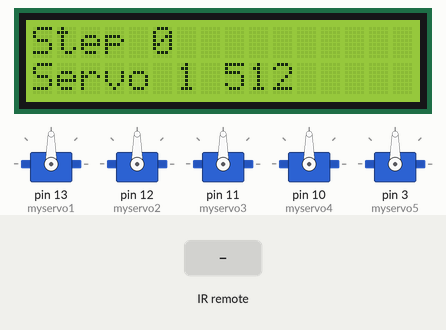
Recording of a sketch running on a simulated Arduino Mega 2560, built with avr-gcc and run on an emulated ATmega2560. Parts: 5 × servo, 16×2 character LCD. Wiring (inferred from the names in the program): IR receiver: data pin 2. The inputs (shaded band) are chosen by the test bench. What the sketch prints to the serial monitor is not drawn.

Above: at 1.2 s.
1.3 s: infrared code 0x40 received
At 2.2 s:
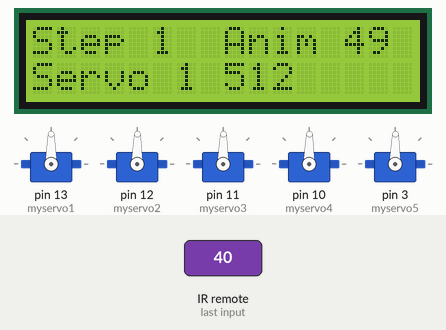
3.0 s: infrared code 0x44 received
At 3.5 s:
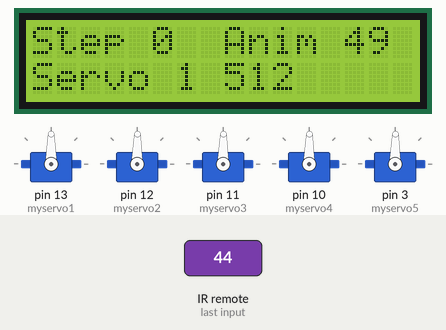
Timing chart, 0 to 6.0 s (numbered marks = the images above; inputs shaded):
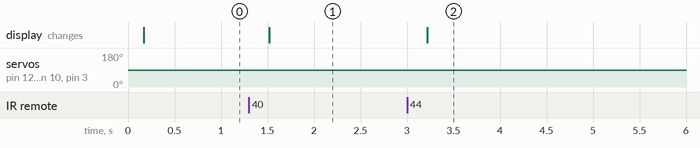

Measured:
- after the input at 1.3 s, servo on pin 12 (myservo2), servo on pin 11 (myservo3), servo on pin 10 (myservo4), servo on pin 3 (myservo5): 90° → 89° after 0.11 s; the display: changes after 0.22 s (image 1)
- after the input at 3.0 s, the display: changes after 0.22 s (image 2)

The sketch:

Micro_servo_robo_LCD_IR_v3.ino
```cpp
/*
Created By: Ben-Tommy Eriksen
Created On: 2012-11-10
Website / More Infomation: http://www.nornet.no/arduino/
Email: ben@nornet.no

Some code by:
Created By: Samleong
Created On: 2011-9-17
Website / More Infomation: http://www.b2cqshop.com
Email: b2cqshop@gmail.com

Made for:
Arduino 0023 software
Arduino Mega 2560
Serial LCD 1602
IR remodecontroll
Servo shild V5

Attaches the servo 1 on pin 4 to the servo object
Attaches the servo 2 on pin 5 to the servo object
Attaches the servo 3 on pin 6 to the servo object
Attaches the servo 4 on pin 7 to the servo object
Attaches the servo 5 on pin 8 to the servo object

Infrared receiver Pin 23

LCD SLC pin 21
LCD SDA pin 20

*/

#include <Wire.h>

#include <LiquidCrystal.h>

boolean running = false;

long previousMillis = 0;        // will store last time LED was updated

// the follow variables is a long because the time, measured in miliseconds,
// will quickly become a bigger number than can be stored in an int.
long interval = 1000;           // interval at which to blink (milliseconds)

#include <Servo.h>

Servo myservo1;  // create servo object to control a servo
Servo myservo2;  // create servo object to control a servo
Servo myservo3;  // create servo object to control a servo
Servo myservo4;  // create servo object to control a servo
Servo myservo5;  // create servo object to control a servo

#define IR_IN  2  //Infrared receiver Pin

int MenyValg = 0;
int MenyValgOld = 1;
int ServoValg = 1;
int ServoValgOld = 1;
int ServoValue = 512;
int MenyValgAntall = 15; // Antall poster i Preference arr
int MenyHigh = 0;

char* PreferenceText[] = {"Robot 1","Robot 2","Robot 3","Robot 4","Robot 5","Robot 6","Robot 7","Robot 8",};
int PreferenceValue[] = {1,1000,1,0};
int PreferenceValueOld[] = {0,0,0,1};
int PreferenceValueMin[] = {0,100,1,0};
int PreferenceValueMax[] = {1,10000,20,1};
int PreferenceValueInc[] = {1,100,1,1};

int Servo1Value[] = {512,512,512,512,512,512,512,512,512,512,512,512,512,512,512,512};
int Servo2Value[] = {512,512,512,512,512,512,512,512,512,512,512,512,512,512,512,512};
int Servo3Value[] = {512,512,512,512,512,512,512,512,512,512,512,512,512,512,512,512};
int Servo4Value[] = {512,512,512,512,512,512,512,512,512,512,512,512,512,512,512,512};
int Servo5Value[] = {512,512,512,512,512,512,512,512,512,512,512,512,512,512,512,512};

int Servo1ValueNew = 512;
int Servo2ValueNew = 512;
int Servo3ValueNew = 512;
int Servo4ValueNew = 512;
int Servo5ValueNew = 512;

int Servo1ValueOld = 512;
int Servo2ValueOld = 512;
int Servo3ValueOld = 512;
int Servo4ValueOld = 512;
int Servo5ValueOld = 512;

int aminStep = 50;
int a = 0;

int PreferenceTallVerdier[] = {1,0,0,1};
char* PreferencePrefix[] = {" (1=start 0=stopp)"," steps/m sek"," steps/interval"};
char* PreferenceVerdier[] = {"Off","On"};

int Pulse_Width=0;//Storage width
int adr_code=0x00;// User-coded values
char comL_code=0x00;//Command code
char comH_code=0x00;//Anti-code command

LiquidCrystal lcd(8, 9, 4, 5, 6, 7);   // set the LCD address to 0x27 for a 20 chars and 4 line display


void setup()
{
  unsigned char i;
  pinMode(IR_IN,INPUT);//Set the infrared receiver input pin

  // start serial port at 9600 bps:
  Serial.begin(9600);

  myservo1.attach(13);  // attaches the servo 1 on pin 4 to the servo object
  myservo2.attach(12);  // attaches the servo 2 on pin 5 to the servo object
  myservo3.attach(11);  // attaches the servo 3 on pin 6 to the servo object
  myservo4.attach(10);  // attaches the servo 4 on pin 7 to the servo object
  myservo5.attach(3);  // attaches the servo 5 on pin 8 to the servo object

  lcd.begin(16, 2);
  lcd.clear();
  lcd.setCursor(0, 0);
  lcd.print("ARDUINO");

  lcd.setCursor(0, 1);
  lcd.print("booting");

  timer1_init();//Timer initialization
}
void loop()
{
    if (running == true) {
      MenyValg++;
      if (MenyValg>MenyHigh) {MenyValg = 0;}
      SetServoStepAnim();


    }
    remote_decode();  //Decoding
    remote_deal();   //Perform decoding results

    MenuCase();

    MenuLCD();
    ServoLCD();

    //SerialStatus();

    unsigned long currentMillis = millis();
    if(currentMillis - previousMillis > PreferenceValue[1]) {
      // save the last time you blinked the LED
      previousMillis = currentMillis;

      if (PreferenceValue[0] == 1) {
        digitalWrite(13, HIGH);

        if (MenyValg == 0) {
          lcd.setCursor(12, 0);
        }
        delay(50);
        digitalWrite(13, LOW);
      }
    }
}

void SerialStatus() {
  Serial.print("0-");
  Serial.print(Servo1Value[0]);
  Serial.print("-");
  Serial.print(Servo2Value[0]);
  Serial.print("-");
  Serial.print(Servo3Value[0]);
  Serial.print("-");
  Serial.print(Servo4Value[0]);
  Serial.print("-");
  Serial.println(Servo5Value[0]);
  Serial.print("1-");
  Serial.print(Servo1Value[1]);
  Serial.print("-");
  Serial.print(Servo2Value[1]);
  Serial.print("-");
  Serial.print(Servo3Value[1]);
  Serial.print("-");
  Serial.print(Servo4Value[1]);
  Serial.print("-");
  Serial.println(Servo5Value[1]);
}

void MenuLCD() {
  lcd.setCursor(0, 0);
  lcd.print("Step   ");
  lcd.setCursor(5, 0);
  lcd.print(MenyValg);
}

void AnimatioLCD(int a2) {
  lcd.setCursor(8, 0);
  lcd.print("Anim   ");
  lcd.setCursor(13, 0);
  lcd.print(a2);
}

void ServoLCD() {
  lcd.setCursor(0, 1);
  lcd.print("Servo   ");
  lcd.setCursor(6, 1);
  lcd.print(ServoValg);
  lcd.setCursor(8, 1);
  lcd.print("    ");
  lcd.setCursor(8, 1);
  LoadServoValue();
  lcd.print(ServoValue);

}

int LoadServoValue() {
  if (MenyValg>MenyHigh) {// Copy last step position
    Servo1Value[MenyValg] = Servo1Value[MenyHigh];
    Servo2Value[MenyValg] = Servo2Value[MenyHigh];
    Servo3Value[MenyValg] = Servo3Value[MenyHigh];
    Servo4Value[MenyValg] = Servo4Value[MenyHigh];
    Servo5Value[MenyValg] = Servo5Value[MenyHigh];
    MenyHigh = MenyValg;

  }

  switch (ServoValg) {

    case 1:
      ServoValue = Servo1Value[MenyValg];
      break;
    case 2:
      ServoValue = Servo2Value[MenyValg];
      break;
    case 3:
      ServoValue = Servo3Value[MenyValg];
      break;
    case 4:
      ServoValue = Servo4Value[MenyValg];
      break;
    case 5:
      ServoValue = Servo5Value[MenyValg];
      break;
  }

}

void SetServoStepAnim() {
    ServoLCD();
    for (a = 0; a < aminStep; a++) {
      ServoValue = map(a, 0, aminStep, Servo1ValueOld, Servo1Value[MenyValg]);
      ServoValue = map(ServoValue, 0, 1023, 179, 0);
      myservo1.write(ServoValue);


      ServoValue = map(a, 0, aminStep, Servo2ValueOld, Servo2Value[MenyValg]);
      ServoValue = map(ServoValue, 0, 1023, 0, 179);
      myservo2.write(ServoValue);


      ServoValue = map(a, 0, aminStep, Servo3ValueOld, Servo3Value[MenyValg]);
      ServoValue = map(ServoValue, 0, 1023, 0, 179);
      myservo3.write(ServoValue);


      ServoValue = map(a, 0, aminStep, Servo4ValueOld, Servo4Value[MenyValg]);
      ServoValue = map(ServoValue, 0, 1023, 0, 179);
      myservo4.write(ServoValue);


      ServoValue = map(a, 0, aminStep, Servo5ValueOld, Servo5Value[MenyValg]);
      ServoValue = map(ServoValue, 0, 1023, 0, 179);
      myservo5.write(ServoValue);

      AnimatioLCD(a);


    }

    Servo1ValueOld = Servo1Value[MenyValg];
    Servo2ValueOld = Servo2Value[MenyValg];
    Servo3ValueOld = Servo3Value[MenyValg];
    Servo4ValueOld = Servo4Value[MenyValg];
    Servo5ValueOld = Servo5Value[MenyValg];


}

int SaveServoValue() {
  switch (ServoValg) {

    case 1:
      Servo1Value[MenyValg] = ServoValue;
      Servo1ValueOld = ServoValue;
      break;
    case 2:
      Servo2Value[MenyValg] = ServoValue;
      Servo2ValueOld = ServoValue;
      break;
    case 3:
      Servo3Value[MenyValg] = ServoValue;
      Servo3ValueOld = ServoValue;
      break;
    case 4:
      Servo4Value[MenyValg] = ServoValue;
      Servo4ValueOld = ServoValue;
      break;
    case 5:
      Servo5Value[MenyValg] = ServoValue;
      Servo5ValueOld = ServoValue;
      break;
  }
}

void SetServoStepPos() {
    ServoValue = map(Servo1Value[MenyValg], 0, 1023, 179, 0);
    myservo1.write(ServoValue);

    ServoValue = map(Servo2Value[MenyValg], 0, 1023, 0, 179);
    myservo2.write(ServoValue);

    ServoValue = map(Servo3Value[MenyValg], 0, 1023, 0, 179);
    myservo3.write(ServoValue);

    ServoValue = map(Servo4Value[MenyValg], 0, 1023, 0, 179);
    myservo4.write(ServoValue);

    ServoValue = map(Servo5Value[MenyValg], 0, 1023, 0, 179);
    myservo5.write(ServoValue);

}


void MenuCase() {
  switch (comL_code) {
      case 64: // Buttom >>|
        LoadServoValue();
        MenyValg++;
        MenuLCD();
        SetServoStepAnim();
        SerialStatus();
        if (MenyValg>MenyValgAntall) {MenyValg = MenyValgAntall;}

        break;

      case 68: // Buttom |<<
        LoadServoValue();
        MenyValg--;
        MenuLCD();
        SetServoStepAnim();
        SerialStatus();
        if (MenyValg<0) {MenyValg = 0;}
        break;


      case 13: // Buttom Enter
        MenyValg = 0;
        break;

      case 70: // Buttom Meny

        break;

      case 67: // Start
        running = true;
        break;

      case 69: // Stopp
        running = false;
        break;


      case 22: //Butom  0

        break;

      case 12: //Butom  1
        ServoValg = 1;
        break;

      case 24: //Butom  2
        ServoValg = 2;
        break;

      case 94: //Butom  3
        ServoValg = 3;
        break;

      case 8: //Butom  4
        ServoValg = 4;
        break;

      case 28: //Butom  5
        ServoValg = 5;
        break;

      case 7: //Butom  -
        LoadServoValue();
        ServoValue = ServoValue - 8;
        if (ServoValue<0) {ServoValue = 0;}
        SaveServoValue();
        SetServoStepPos();
        break;

      case 21: //Butom  +
        LoadServoValue();
        ServoValue = ServoValue + 8;
        if (ServoValue>1023) {ServoValue = 1023;}
        SaveServoValue();
        SetServoStepPos();
        break;

    }
}

void timer1_init(void)//Timer initialization function
{
  TCCR1A = 0X00;
  TCCR1B = 0X05;//To the timer clock source
  TCCR1C = 0X00;
  TCNT1 = 0X00;
  TIMSK1 = 0X00;	//Disable timer overflow interrupt
}
void remote_deal(void)//The results of the implementation of decoding function
{
      //Show Data
      if(adr_code!=0XFF)
      {
        Serial.print("the Address Code is : ");
        Serial.println(adr_code, HEX);//Hexadecimal display
        Serial.print("the Command code is : ");
        Serial.println(comL_code, DEC);//Hexadecimal display
      }
}
char logic_value()//Determine the logic value "0" and "1" Functions
{
  TCNT1 = 0X00;
  while(!(digitalRead(IR_IN))); //Low wait
  Pulse_Width=TCNT1;
  TCNT1=0;
  if(Pulse_Width>=7&&Pulse_Width<=10)//Low 560us
  {
    while(digitalRead(IR_IN));//Is waiting for another job
    Pulse_Width=TCNT1;
    TCNT1=0;
    if(Pulse_Width>=7&&Pulse_Width<=10)//Then high 560us
      return 0;
    else if(Pulse_Width>=25&&Pulse_Width<=27) //Then high 1.7ms
      return 1;
  }
  return -1;
}
void pulse_deal()//Receiver address code and command code pulse function
{
  int i;
  int j;
  adr_code=0x00;// Clear
  comL_code=0x00;// Clear
  comH_code=0x00;// Clear

  //Parsing remote code value in the user code
  for(i = 0 ; i < 16; i++)
  {
    if(logic_value() == 1) //if 1
        adr_code |= (1<<i);//Save value
  }
  //Parsing code in the remote control command codes
  for(i = 0 ; i < 8; i++)
  {
    if(logic_value() == 1) //if 1
      comL_code |= (1<<i);//Save value
  }
  //Parsing code in the remote control command codes counter code
  for(j = 0 ; j < 8; j++)
  {
    if(logic_value() == 1) //if 1
        comH_code |= (1<<j);//Save value
  }
}
void remote_decode(void)//Decoding function
{
  TCNT1=0X00;
  while(digitalRead(IR_IN))//if high then waiting
  {
    if(TCNT1>=1563)  //When the high lasts longer than 100ms, that no button is pressed at this time
    {
      adr_code=0x00ff;// User-coded values
      comL_code=0x00;//Key code value of the previous byte
      comH_code=0x00;//After a byte key code value
      return;
    }
  }

  //If the high does not last more than 100ms
  TCNT1=0X00;

  while(!(digitalRead(IR_IN))); //Low wait
  Pulse_Width=TCNT1;
  TCNT1=0;
  if(Pulse_Width>=140&&Pulse_Width<=142)//9ms
  {

    while(digitalRead(IR_IN));//high wait
    Pulse_Width=TCNT1;
    TCNT1=0;
    if(Pulse_Width>=68&&Pulse_Width<=72)//4.5ms
    {
      pulse_deal();
      return;
    }
    else if(Pulse_Width>=34&&Pulse_Width<=36)//2.25ms
    {
      while(!(digitalRead(IR_IN)));//low wait
      Pulse_Width=TCNT1;
      TCNT1=0;
      if(Pulse_Width>=7&&Pulse_Width<=10)//560us
      {
        return;
      }
    }
  }
}
```
